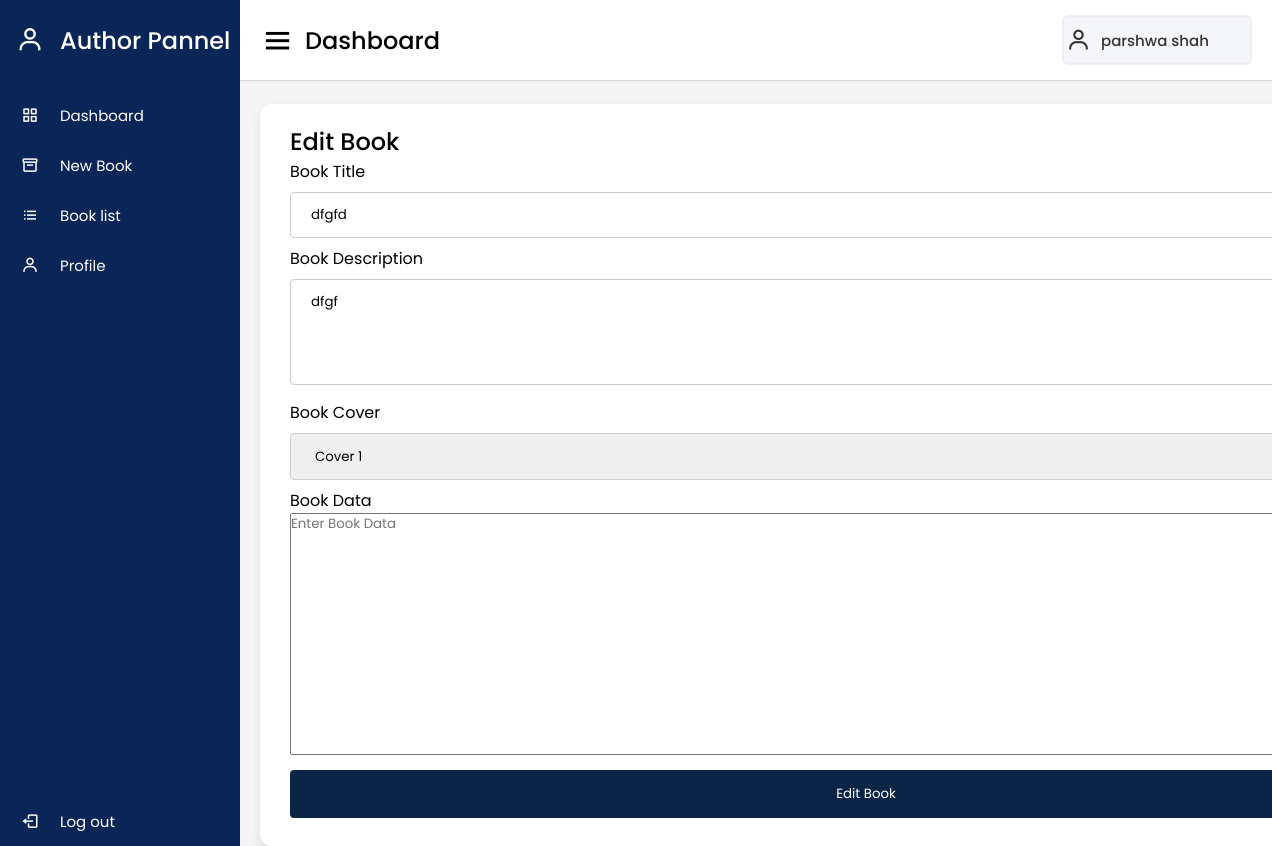
The app's page /Author/edit_book.php?id=9 (signed in) with its own data.
### tables this page shows
CREATE TABLE `author_data` (
  `author_id` int(11) NOT NULL,
  `author_first_name` varchar(20) NOT NULL,
  `author_last_name` varchar(20) NOT NULL,
  `author_email` varchar(100) NOT NULL,
  `author_phone_no` bigint(11) NOT NULL,
  `author_password` varchar(20) NOT NULL,
  `author_gender` varchar(10) NOT NULL,
  `author_city` varchar(20) NOT NULL,
  `author_state` varchar(20) NOT NULL,
  `author_pincode` int(11) NOT NULL,
  `author_email_status` int(1) NOT NULL,
  `author_verified` int(1) NOT NULL
);

CREATE TABLE `ebook_data` (
  `book_id` int(11) NOT NULL,
  `book_title` varchar(100) NOT NULL,
  `book_description` text NOT NULL,
  `book_data` text NOT NULL,
  `book_cover` text NOT NULL,
  `book_status` int(1) NOT NULL,
  `book_varified` int(1) NOT NULL,
  `author_id` int(11) NOT NULL
);

### Author/edit_book.php (the view, shortened to what this page needs)
<?php
if(isset($_SESSION['au_id'])){
?>
<!DOCTYPE html>
<html lang="en" dir="ltr">
<head>
  <link rel="stylesheet" href="./style.css">
  <link href='https://unpkg.com/boxicons@2.0.7/css/boxicons.min.css' rel='stylesheet'>
</head>
<?php
include "../database/connect.php";
$id = $_SESSION['au_id'];
$que1 = mysqli_query($con, "SELECT * FROM author_data WHERE author_id=$id");
$arr1 = mysqli_fetch_array($que1);
$bid = $_GET['id'];
$que2 = mysqli_query($con, "SELECT * FROM ebook_data WHERE book_id=$bid");
$arr2 = mysqli_fetch_array($que2);
?>
<body>
<div class="sidebar">
    <div class="logo-details">
      <i class='bx bx-user bx-flashing'></i>
      <span class="logo_name">Author Pannel</span>
    </div>
    <ul class="nav-links">
      <li>
        <a href="./index.php">
          <i class='bx bx-grid-alt'></i>
          <span class="links_name">Dashboard</span>
        </a>
      </li>
      <li>
        <a href="./new_book.php">
          <i class='bx bx-box'></i>
          <span class="links_name">New Book</span>
        </a>
      </li>
      <li>
        <a href="./book.php">
          <i class='bx bx-list-ul'></i>
          <span class="links_name">Book list</span>
        </a>
      </li>
      <li>
        <a href="./profile.php">
          <i class='bx bx-user'></i>
          <span class="links_name">Profile</span>
        </a>
      </li>
      <li class="log_out">
        <a href="../logout.php">
          <i class='bx bx-log-out'></i>
          <span class="links_name">Log out</span>
        </a>
      </li>
    </ul>
  </div>
  <section class="home-section">
    <nav>
      <div class="sidebar-button">
        <i class='bx bx-menu sidebarBtn'></i>
        <span class="dashboard">Dashboard</span>
      </div>
      <div class="profile-details">
        <i class='bx bx-user'></i>
        <a href="./profile.php"><span class="admin_name"><?php echo $arr1['author_first_name'], " ", $arr1['author_last_name'];  ?></span></a>
      </div>
    </nav>
    <div class="home-content">
      <div class="sales-boxes">
        <div class="recent-sales box">
          <div class="title">Edit Book</div>
          <div class="sales-details">
            <form action="./edit_book.php?id=<?php echo $bid; ?>" method="post" autocomplete="nope">
                  <label>Book Title</label>
                  <input class="admin-profile-form-text" autocomplete="nope" type="text" value="<?php echo $arr2['book_title']; ?>" name="book-title" minlength="2" value="" placeholder="Enter Book Title" required>
                  <label>Book Description</label>
                  <textarea class="admin-profile-form-text" autocomplete="nope" name="book-description" minlength="2" rows="4" cols="100%" value="" placeholder="Enter Book Description" required><?php echo $arr2['book_description']; ?></textarea>
                  <label>Book Cover</label>
                  <select name="book-cover">
                    <?php
                    if($arr2['book_cover'] == "cover1"){
                    ?>
                    <option value="cover1">Cover 1</option>
                    <?php } ?>
                  </select>
                  <label>Book Data</label>
                  <textarea name="book-data" autocomplete="nope" minlength="12" rows="12" cols="100%" placeholder="Enter Book Data" required><?php echo $arr2['book_data']; ?></textarea>
                <input class="admin-profile-form-submit" type="submit" name="sb" value="Edit Book">
            </form>
          </div>
        </div>
      </div>
    </div>
  </section>
</body>
</html>
<?php
}
else{
    header("Location: ../login.html");
}
?>

### Author/style.css (style rules this page uses)
* { margin: 0; padding: 0; box-sizing: border-box; font-family: 'Poppins', sans-serif; text-decoration: none; }
.sidebar { position: fixed; height: 100%; width: 240px; background: #0A2558; transition: all 0.5s ease; }
.sidebar .logo-details { height: 80px; display: flex; align-items: center; }
.sidebar .logo-details i { font-size: 28px; font-weight: 500; color: #fff; min-width: 60px; text-align: center }
.sidebar .logo-details .logo_name { color: #fff; font-size: 24px; font-weight: 500; }
.sidebar .nav-links { margin-top: 10px; }
.sidebar .nav-links li { position: relative; list-style: none; height: 50px; }
.sidebar .nav-links li a { height: 100%; width: 100%; display: flex; align-items: center; text-decoration: none; transition: all 0.4s ease; }
.sidebar .nav-links li i { min-width: 60px; text-align: center; font-size: 18px; color: #fff; }
.sidebar .nav-links li a .links_name { color: #fff; font-size: 15px; font-weight: 400; white-space: nowrap; }
.sidebar .nav-links .log_out { position: absolute; bottom: 0; width: 100%; }
.home-section { position: relative; background: #f5f5f5; min-height: 100vh; width: calc(100% - 240px); left: 240px; transition: all 0.5s ease; }
.home-section nav { display: flex; justify-content: space-between; height: 80px; background: #fff; display: flex; align-items: center; position: fixed; width: calc(100% - 240px); left: 240px; z-index: 100; padding: 0 20px; box-shadow: 0 1px 1px rgba(0, 0, 0, 0.1); transition: all 0.5s ease; }
.home-section nav .sidebar-button { display: flex; align-items: center; font-size: 24px; font-weight: 500; }
nav .sidebar-button i { font-size: 35px; margin-right: 10px; }
.home-section nav .profile-details { display: flex; align-items: center; background: #F5F6FA; border: 2px solid #EFEEF1; border-radius: 6px; height: 50px; min-width: 190px; padding: 0 15px 0 2px; }
nav .profile-details .admin_name { font-size: 15px; font-weight: 500; color: #333; margin: 0 10px; white-space: nowrap; }
nav .profile-details i { font-size: 25px; color: #333; }
.home-section .home-content { position: relative; padding-top: 104px; }
.home-content .sales-boxes { display: flex; justify-content: space-between; }
.home-content .sales-boxes .recent-sales { width: 100%; background: #fff; padding: 20px 30px; margin: 0 20px; border-radius: 12px; box-shadow: 0 5px 10px rgba(0, 0, 0, 0.1); }
.home-content .sales-boxes .sales-details { display: flex; align-items: center; justify-content: space-between; }
.sales-boxes .box .title { font-size: 24px; font-weight: 500; }
.admin-profile-form-text, select { width: 100%; padding: 12px 20px; margin: 8px 0; display: inline-block; border: 1px solid #ccc; border-radius: 4px; box-sizing: border-box; }
.admin-profile-form-submit { width: 100%; background-color: #0A2545; color: white; padding: 14px 20px; margin: 8px 0; border: none; border-radius: 4px; cursor: pointer; }
a { text-decoration: none; }

### records on screen
author_data: author_first_name "parshwa", author_last_name "shah"
ebook_data: book-title "dfgfd", book-description "dfgf", book-cover "Cover 1"
